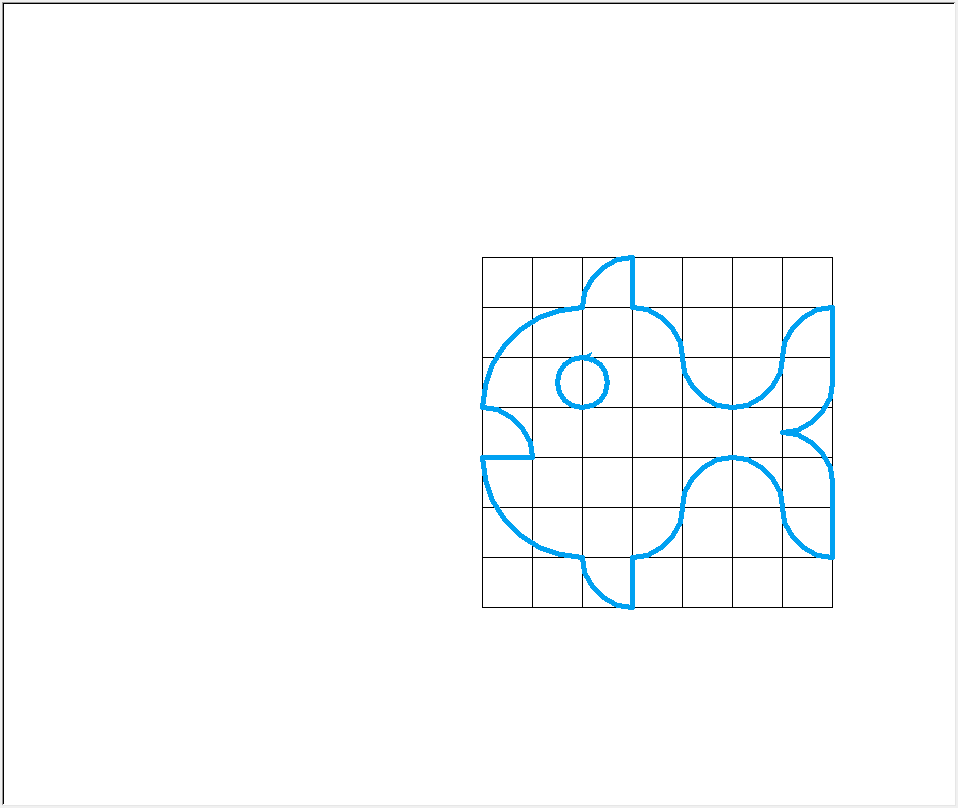

The Python source for this figure:
import turtle

t = turtle.Pen()
t.speed(0)

t.penup()
t.setpos(0,150)
t.pendown()

columns = 7
rows = 7
a = 50

for row in range(rows):
    for col in range(columns):
        for i in range(4):
            t.forward(a)
            t.right(90)
            
        t.penup()
        t.forward(a)
        t.pendown()
    t.backward(a*columns)
    t.right(90)
    t.forward(a)
    t.left(90)

t.color("#00a1f1")
t.pensize(5)

t.penup()
t.home()
t.pendown()



t.left(90)
t.circle(-2*a,90)

t.left(90)
t.circle(-a,90)

t.right(90)
t.forward(a)
t.right(90)
t.circle(a,-90)

t.left(180)
t.circle(a,180)
t.circle(-a,90)

t.right(90)
t.forward(1.5*a)

t.circle(-a,90)

t.circle(a,-90)
t.backward(1.5*a)

t.left(90)
t.circle(-a,90)

t.circle(a,180)

t.circle(-a,90)

t.left(90)
t.forward(a)
t.right(90)
t.circle(-a,90)

t.right(90)
t.circle(2*a,-90)

t.left(90)
t.forward(a)

t.left(90)
t.circle(a,90)

t.penup()
t.setpos(2*a,a)
t.pendown()

t.circle(a/2)

turtle.exitonclick()
